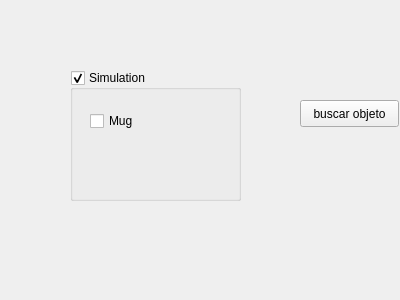
<?xml version="1.0" encoding="UTF-8"?>
<ui version="4.0">
 <class>guiDlg</class>
 <widget class="QWidget" name="guiDlg">
  <property name="geometry">
   <rect>
    <x>0</x>
    <y>0</y>
    <width>400</width>
    <height>300</height>
   </rect>
  </property>
  <property name="windowTitle">
   <string>objectagent</string>
  </property>
  <widget class="QGroupBox" name="cb_simulation">
   <property name="geometry">
    <rect>
     <x>70</x>
     <y>70</y>
     <width>171</width>
     <height>131</height>
    </rect>
   </property>
   <property name="title">
    <string>Simulation</string>
   </property>
   <property name="checkable">
    <bool>true</bool>
   </property>
   <property name="checked">
    <bool>true</bool>
   </property>
   <widget class="QCheckBox" name="cb_mug">
    <property name="geometry">
     <rect>
      <x>20</x>
      <y>40</y>
      <width>97</width>
      <height>22</height>
     </rect>
    </property>
    <property name="text">
     <string>Mug</string>
    </property>
   </widget>
  </widget>
  <widget class="QPushButton" name="buscar">
   <property name="geometry">
    <rect>
     <x>300</x>
     <y>100</y>
     <width>99</width>
     <height>27</height>
    </rect>
   </property>
   <property name="text">
    <string>buscar objeto</string>
   </property>
  </widget>
 </widget>
 <resources/>
 <connections/>
</ui>
